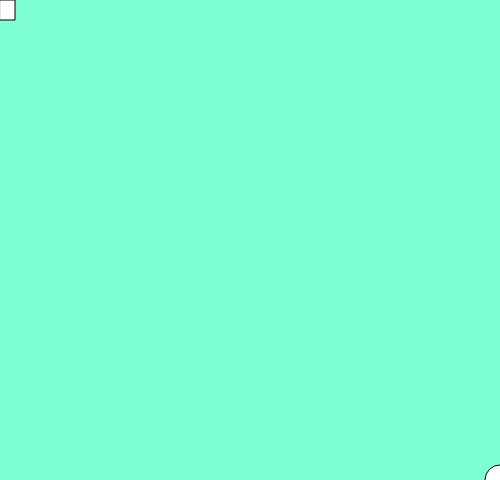
Frame 1 (no input)
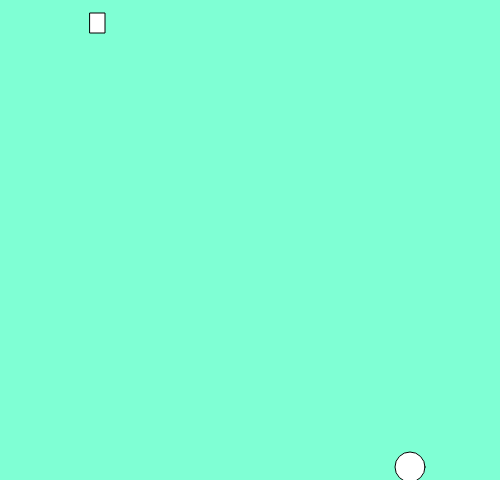
Frame 60 (no input)
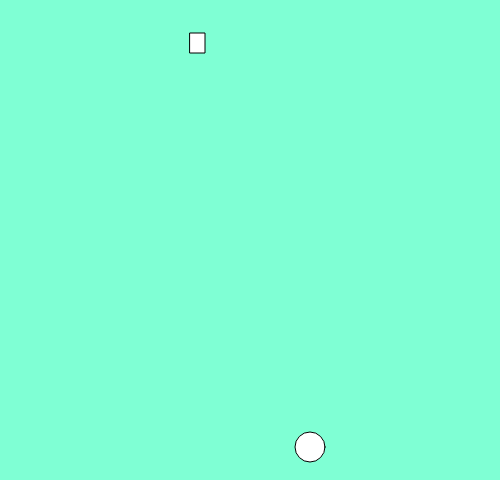
Frame 120 (the mouse pressed at the canvas centre since frame 60)

The p5.js sketch that drew these frames (run headless with seeded random() and noise() and a simulated clock; from frame 60 on, the mouse is pressed at the canvas centre):

// p5.js sketch
// ── sketch.js
var x = 0;
var y = 0;

function setup(){
    createCanvas(500,480);
}

function draw(){
    background('#7FFFD4') // automatic semicolon insertion
    rect(x,y,15,20);
    ellipse(width - x, height - y, 30, 30);

    x = x + 10;
    x = x % 500; // modulo operator
    y = y + 7;
    y = y % 400;
}
// ── script.js
0; // this is a comment, which means that javascript will not try to execute this part
134151855;
12341.1515;
Infinity;
-13434;
-Infinity;
-0;

var kitty; // declared a variable for store space in memory;

kitty = 5; // definition with a data type of number with the value 5

var Kitty = 24; // semi are end of statement, this line has a difinition  and declaration

console.log(kitty);

kitty = Kitty; // = assignment operator right to left

console.log(kitty);

var doggy; // declared a variable but not defined a value
console.log(doggy); // undefind 

// numbers, undefined, strings

var prose = 'akdkldfj lkja kjsdlkjdf lkj "lkljjfs"   '; // ' is a string delimiter
var moreprose = "i said 'something' slkjf   ";
// blooleans are either true or false

var x = true;
x = false;

// objects
var ball = {}; // empty object
ball = null; // null is a datatype in javascript


// operators
5 + 5;
kitty = 5 +5;
var kitty; // becomes undefinedbecause we are now referring to a new place

kitty = 5 + "5"; // string concatenation operator
console.log(kitty);

console.log(kitty + "lkjflkdljfslk");
